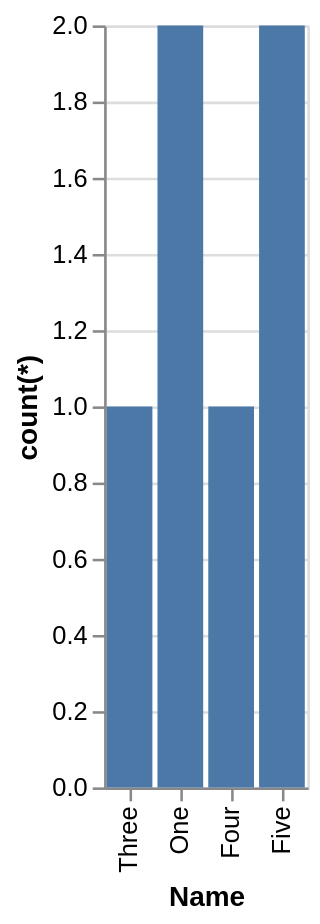

Here is the Vega-Lite specification saved for this chart:
### Vega-Lite specification from a JSON file in a GitHub repository (floating-point values rounded to 4 significant figures)
{"data": {"values": [{"x_data": "Three", "y_data": 1}, {"x_data": "One", "y_data": 2}, {"x_data": "Four", "y_data": 1}, {"x_data": "Five", "y_data": 2}]}, "mark": "bar", "encoding": {"x": {"field": "x_data", "type": "nominal", "title": "Name", "sort": "descending"}, "y": {"field": "y_data", "type": "quantitative", "title": "count(*)"}}}
